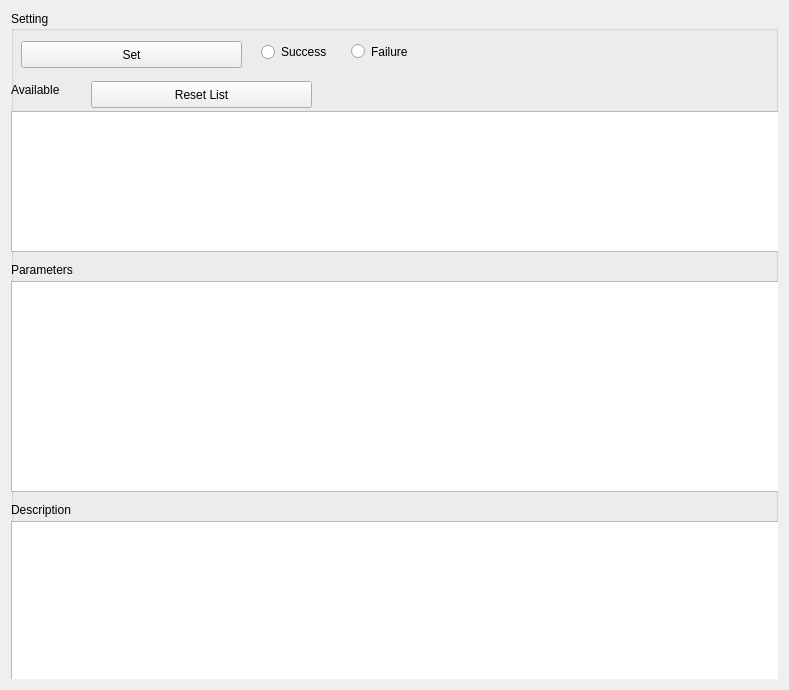
<?xml version="1.0" encoding="UTF-8"?>
<ui version="4.0">
 <class>Form</class>
 <widget class="QWidget" name="Form">
  <property name="geometry">
   <rect>
    <x>0</x>
    <y>0</y>
    <width>789</width>
    <height>690</height>
   </rect>
  </property>
  <property name="windowTitle">
   <string>Form</string>
  </property>
  <property name="styleSheet">
   <string notr="true"/>
  </property>
  <layout class="QGridLayout" name="gridLayout">
   <item row="0" column="0">
    <widget class="QGroupBox" name="groupBox_8">
     <property name="title">
      <string>Setting</string>
     </property>
     <widget class="QRadioButton" name="Failure">
      <property name="geometry">
       <rect>
        <x>340</x>
        <y>30</y>
        <width>81</width>
        <height>21</height>
       </rect>
      </property>
      <property name="text">
       <string>Failure</string>
      </property>
     </widget>
     <widget class="QRadioButton" name="Success">
      <property name="geometry">
       <rect>
        <x>250</x>
        <y>30</y>
        <width>91</width>
        <height>22</height>
       </rect>
      </property>
      <property name="text">
       <string>Success</string>
      </property>
     </widget>
     <widget class="QPushButton" name="SetJsonableButton">
      <property name="geometry">
       <rect>
        <x>10</x>
        <y>30</y>
        <width>221</width>
        <height>27</height>
       </rect>
      </property>
      <property name="text">
       <string>Set</string>
      </property>
     </widget>
     <widget class="QListWidget" name="ListJsonableWidget">
      <property name="geometry">
       <rect>
        <x>0</x>
        <y>100</y>
        <width>771</width>
        <height>141</height>
       </rect>
      </property>
     </widget>
     <widget class="QPlainTextEdit" name="JsonableMessageInput">
      <property name="geometry">
       <rect>
        <x>0</x>
        <y>270</y>
        <width>771</width>
        <height>211</height>
       </rect>
      </property>
     </widget>
     <widget class="QLabel" name="labelJsonableParameters">
      <property name="geometry">
       <rect>
        <x>0</x>
        <y>250</y>
        <width>161</width>
        <height>17</height>
       </rect>
      </property>
      <property name="text">
       <string>Parameters</string>
      </property>
     </widget>
     <widget class="QLabel" name="labelJsonableAvailable">
      <property name="geometry">
       <rect>
        <x>0</x>
        <y>70</y>
        <width>161</width>
        <height>17</height>
       </rect>
      </property>
      <property name="text">
       <string>Available</string>
      </property>
     </widget>
     <widget class="QLabel" name="labelJsonableParameters_2">
      <property name="geometry">
       <rect>
        <x>0</x>
        <y>490</y>
        <width>161</width>
        <height>17</height>
       </rect>
      </property>
      <property name="text">
       <string>Description</string>
      </property>
     </widget>
     <widget class="QPushButton" name="ResetListJsonable">
      <property name="geometry">
       <rect>
        <x>80</x>
        <y>70</y>
        <width>221</width>
        <height>27</height>
       </rect>
      </property>
      <property name="text">
       <string>Reset List</string>
      </property>
     </widget>
     <widget class="QTextEdit" name="JsonableDescription">
      <property name="geometry">
       <rect>
        <x>0</x>
        <y>510</y>
        <width>771</width>
        <height>161</height>
       </rect>
      </property>
     </widget>
    </widget>
   </item>
  </layout>
 </widget>
 <resources/>
 <connections/>
</ui>
